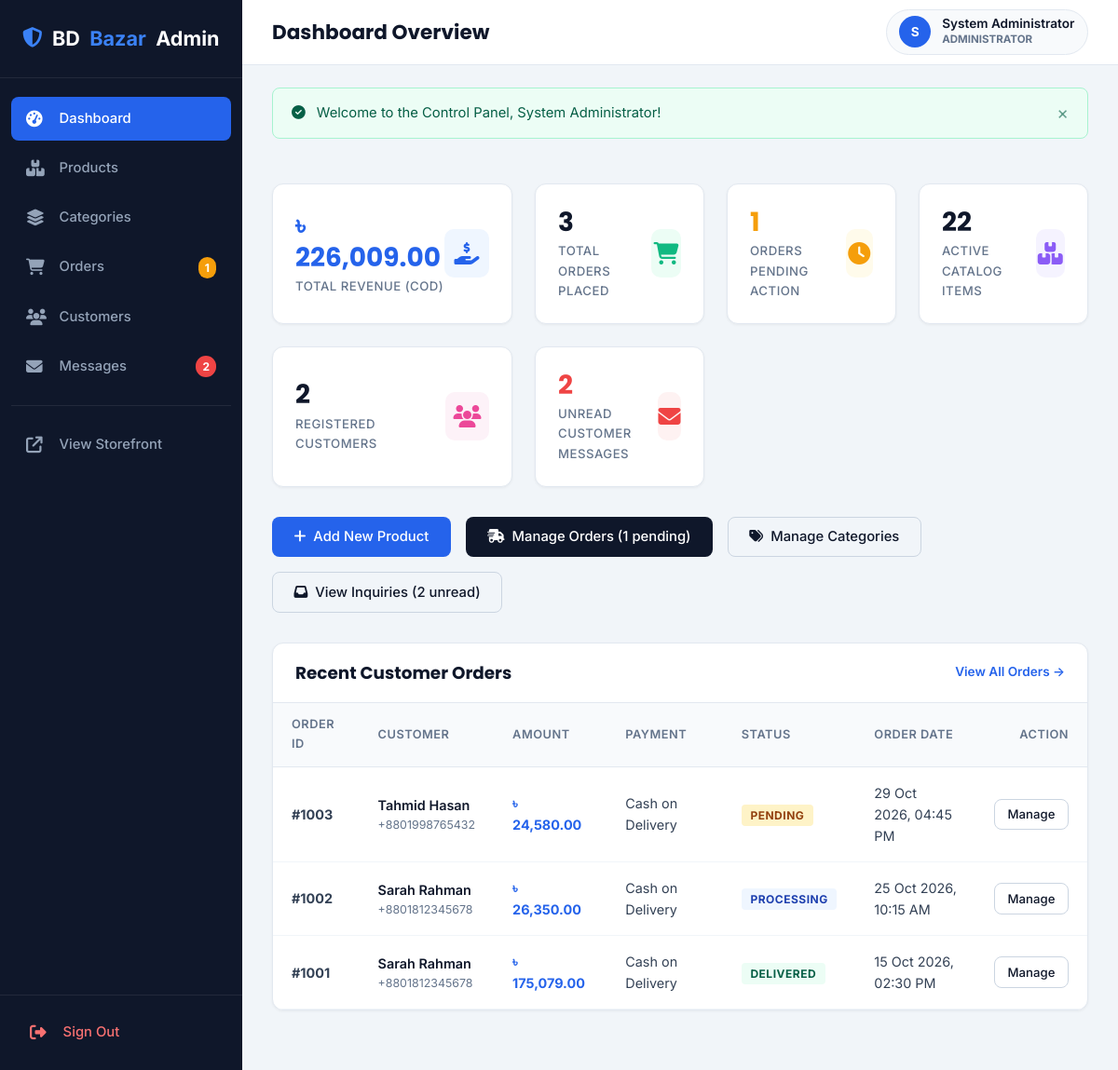
The page /backend/admin/dashboard.php (signed in) on the database its author committed.
### tables this page shows
CREATE TABLE IF NOT EXISTS `orders` (
  `order_id` INT AUTO_INCREMENT PRIMARY KEY,
  `user_id` INT NOT NULL,
  `total_amount` DECIMAL(10, 2) NOT NULL,
  `shipping_name` VARCHAR(100) NOT NULL,
  `shipping_phone` VARCHAR(20) NOT NULL,
  `shipping_address` TEXT NOT NULL,
  `payment_method` VARCHAR(30) DEFAULT 'Cash on Delivery',
  `status` ENUM('pending', 'processing', 'shipped', 'delivered', 'cancelled') DEFAULT 'pending',
  `order_date` TIMESTAMP DEFAULT CURRENT_TIMESTAMP,
  INDEX `idx_orders_user` (`user_id`),
  INDEX `idx_orders_status` (`status`),
  CONSTRAINT `fk_orders_user` FOREIGN KEY (`user_id`) 
    REFERENCES `users` (`user_id`) ON DELETE CASCADE ON UPDATE CASCADE
);

### Backend/includes/functions.php (called while the page is built, shortened)
<?php
function e(?string $value): string {
    return htmlspecialchars($value ?? '', ENT_QUOTES, 'UTF-8');
}
function format_price(float|int|string $amount): string {
    return CURRENCY . ' ' . number_format((float)$amount, 2);
}
function asset_url(string $path): string {
    return BASE_URL . '/' . ltrim($path, '/');
}

### Backend/admin/dashboard.php (the view, shortened to what this page needs)
<?php
require_once __DIR__ . '/../config/config.php';
try {
    $totalCustomers = (int)$pdo->query("SELECT COUNT(*) FROM `users` WHERE `role` = 'customer'")->fetchColumn();
    $totalProducts = (int)$pdo->query("SELECT COUNT(*) FROM `products`")->fetchColumn();
    $totalOrders = (int)$pdo->query("SELECT COUNT(*) FROM `orders`")->fetchColumn();
    $totalRevenue = (float)$pdo->query("SELECT COALESCE(SUM(total_amount), 0) FROM `orders` WHERE `status` != 'cancelled'")->fetchColumn();
    $pendingOrders = (int)$pdo->query("SELECT COUNT(*) FROM `orders` WHERE `status` = 'pending'")->fetchColumn();
    $unreadMessages = (int)$pdo->query("SELECT COUNT(*) FROM `messages` WHERE `is_read` = 0")->fetchColumn();
    $recentStmt = $pdo->query("
        SELECT o.*, u.name AS customer_name, u.email AS customer_email
        FROM `orders` o
        LEFT JOIN `users` u ON o.user_id = u.user_id
        ORDER BY o.order_date DESC
        LIMIT 5
    ");
    $recentOrders = $recentStmt->fetchAll();
} catch (PDOException $e) {
    error_log('Admin dashboard metric error: ' . $e->getMessage());
    $totalCustomers = $totalProducts = $totalOrders = $pendingOrders = $unreadMessages = 0;
    $totalRevenue = 0.0;
    $recentOrders = [];
}
require_once __DIR__ . '/admin_header.php';
?>
<div class="stat-cards-grid">
    <div class="stat-card">
        <div>
            <div class="stat-val" style="color: #2563eb;"><?= format_price($totalRevenue) ?></div>
            <div class="stat-label">Total Revenue (COD)</div>
        </div>
        <div class="stat-icon" style="background-color: #eff6ff; color: #2563eb;">
            <i class="fas fa-hand-holding-dollar"></i>
        </div>
    </div>
    <div class="stat-card">
        <div>
            <div class="stat-val"><?= $totalOrders ?></div>
            <div class="stat-label">Total Orders Placed</div>
        </div>
        <div class="stat-icon" style="background-color: #ecfdf5; color: #10b981;">
            <i class="fas fa-cart-shopping"></i>
        </div>
    </div>
    <div class="stat-card">
        <div>
            <div class="stat-val" style="color: #f59e0b;"><?= $pendingOrders ?></div>
            <div class="stat-label">Orders Pending Action</div>
        </div>
        <div class="stat-icon" style="background-color: #fffbeb; color: #f59e0b;">
            <i class="fas fa-clock"></i>
        </div>
    </div>
    <div class="stat-card">
        <div>
            <div class="stat-val"><?= $totalProducts ?></div>
            <div class="stat-label">Active Catalog Items</div>
        </div>
        <div class="stat-icon" style="background-color: #f5f3ff; color: #8b5cf6;">
            <i class="fas fa-boxes-stacked"></i>
        </div>
    </div>
    <div class="stat-card">
        <div>
            <div class="stat-val"><?= $totalCustomers ?></div>
            <div class="stat-label">Registered Customers</div>
        </div>
        <div class="stat-icon" style="background-color: #fdf2f8; color: #ec4899;">
            <i class="fas fa-users"></i>
        </div>
    </div>
    <div class="stat-card">
        <div>
            <div class="stat-val" style="color: #ef4444;"><?= $unreadMessages ?></div>
            <div class="stat-label">Unread Customer Messages</div>
        </div>
        <div class="stat-icon" style="background-color: #fef2f2; color: #ef4444;">
            <i class="fas fa-envelope"></i>
        </div>
    </div>
</div>
<div style="display: flex; gap: 1rem; margin-bottom: 2rem; flex-wrap: wrap;">
    <a href="<?= asset_url('backend/admin/product_form.php') ?>" class="btn btn-primary">
        <i class="fas fa-plus"></i> Add New Product
    </a>
    <a href="<?= asset_url('backend/admin/orders.php') ?>" class="btn btn-secondary">
        <i class="fas fa-truck-fast"></i> Manage Orders (<?= $pendingOrders ?> pending)
    </a>
    <a href="<?= asset_url('backend/admin/categories.php') ?>" class="btn btn-outline">
        <i class="fas fa-tags"></i> Manage Categories
    </a>
    <a href="<?= asset_url('backend/admin/messages.php') ?>" class="btn btn-outline">
        <i class="fas fa-inbox"></i> View Inquiries (<?= $unreadMessages ?> unread)
    </a>
</div>
<div class="admin-card">
    <div class="admin-card-header">
        <h3 class="admin-card-title">Recent Customer Orders</h3>
        <a href="<?= asset_url('backend/admin/orders.php') ?>" style="font-size: 0.85rem; font-weight: 600; color: #2563eb;">
            View All Orders &rarr;
        </a>
    </div>
    <div class="admin-table-wrap">
        <?php if (empty($recentOrders)): ?>
            <div style="padding: 3rem; text-align: center; color: #64748b;">
                No orders recorded yet.
            </div>
        <?php else: ?>
            <table class="admin-table">
                <thead>
                    <tr>
                        <th>Order ID</th>
                        <th>Customer</th>
                        <th>Amount</th>
                        <th>Payment</th>
                        <th>Status</th>
                        <th>Order Date</th>
                        <th style="text-align: right;">Action</th>
                    </tr>
                </thead>
                <tbody>
                    <?php foreach ($recentOrders as $ro):
                        $badgeStyle = 'background-color: #fef3c7; color: #92400e;';
                        if ($ro['status'] === 'processing') $badgeStyle = 'background-color: #eff6ff; color: #1e40af;';
                        if ($ro['status'] === 'delivered') $badgeStyle = 'background-color: #ecfdf5; color: #065f46;';
                    ?>
                        <tr>
                            <td><strong>#<?= (int)$ro['order_id'] ?></strong></td>
                            <td>
                                <div style="font-weight: 600; color: #0f172a;"><?= e($ro['shipping_name']) ?></div>
                                <div style="font-size: 0.775rem; color: #64748b;"><?= e($ro['shipping_phone']) ?></div>
                            </td>
                            <td style="font-weight: 700; color: #2563eb;"><?= format_price($ro['total_amount']) ?></td>
                            <td><?= e($ro['payment_method']) ?></td>
                            <td>
                                <span class="badge" style="<?= $badgeStyle ?> font-size: 0.75rem;">
                                    <?= ucfirst(e($ro['status'])) ?>
                                </span>
                            </td>
                            <td><?= date('d M Y, h:i A', strtotime($ro['order_date'])) ?></td>
                            <td style="text-align: right;">
                                <a href="<?= asset_url('backend/admin/orders.php?order_id=' . (int)$ro['order_id']) ?>" class="btn btn-outline btn-sm">
                                    Manage
                                </a>
                            </td>
                        </tr>
                    <?php endforeach; ?>
                </tbody>
            </table>
        <?php endif; ?>
    </div>
</div>
<?php require_once __DIR__ . '/admin_footer.php'; ?>

### Frontend/css/style.css (style rules this page uses)
:root { --primary: #2563eb; --primary-hover: #1d4ed8; --primary-light: #eff6ff; --secondary: #0f172a; --secondary-hover: #1e293b; --accent: #f59e0b; --accent-hover: #d97706; --success: #10b981; --danger: #ef4444; --warning: #f59e0b; --info: #3b82f6; --bg-main: #f8fafc; --bg-surface: #ffffff; --bg-subtle: #f1f5f9; --border: #e2e8f0; --border-dark: #cbd5e1; --text-primary: #0f172a; --text-secondary: #475569; --text-muted: #64748b; --text-inverse: #ffffff; --font-heading: 'Poppins', -apple-system, BlinkMacSystemFont, "Segoe UI", Roboto, sans-serif; --font-body: 'Inter', -apple-system, BlinkMacSystemFont, "Segoe UI", Roboto, sans-serif; --radius-sm: 4px; --radius-md: 8px; --radius-lg: 14px; --radius-full: 9999px; --shadow-sm: 0 1px 2px 0 rgba(0, 0, 0, 0.05); --shadow-md: 0 4px 6px -1px rgba(0, 0, 0, 0.08), 0 2px 4px -1px rgba(0, 0, 0, 0.04); --shadow-lg: 0 10px 15px -3px rgba(0, 0, 0, 0.1), 0 4px 6px -2px rgba(0, 0, 0, 0.05); --shadow-xl: 0 20px 25px -5px rgba(0, 0, 0, 0.12), 0 10px 10px -5px rgba(0, 0, 0, 0.04); --transition: all 0.25s ease-in-out; --container-max: 1280px; }
*, *::before, *::after { box-sizing: border-box; margin: 0; padding: 0; }
html { font-size: 16px; scroll-behavior: smooth; }
body { font-family: var(--font-body); color: var(--text-primary); background-color: var(--bg-main); line-height: 1.6; display: flex; flex-direction: column; min-height: 100vh; -webkit-font-smoothing: antialiased; }
a { color: var(--primary); text-decoration: none; transition: var(--transition); }
h1, h2, h3, h4, h5, h6 { font-family: var(--font-heading); color: var(--text-primary); line-height: 1.25; font-weight: 600; }
.btn { display: inline-flex; align-items: center; justify-content: center; gap: 0.5rem; padding: 0.65rem 1.4rem; font-weight: 500; font-size: 0.925rem; border-radius: var(--radius-md); border: 1.5px solid transparent; cursor: pointer; transition: var(--transition); text-align: center; line-height: 1.4; }
.btn-primary { background-color: var(--primary); color: #ffffff; }
.btn-secondary { background-color: var(--secondary); color: #ffffff; }
.btn-outline { background-color: transparent; border-color: var(--border-dark); color: var(--text-primary); }
.btn-sm { padding: 0.4rem 0.85rem; font-size: 0.825rem; }
.badge { padding: 0.25rem 0.6rem; font-size: 0.725rem; font-weight: 700; border-radius: var(--radius-sm); text-transform: uppercase; letter-spacing: 0.5px; }

### Frontend/css/admin.css (style rules this page uses)
.stat-cards-grid { display: grid; grid-template-columns: repeat(4, 1fr); gap: 1.5rem; margin-bottom: 2rem; }
.stat-card { background-color: #ffffff; border: 1px solid #e2e8f0; border-radius: 12px; padding: 1.5rem; display: flex; align-items: center; justify-content: space-between; box-shadow: 0 1px 3px rgba(0,0,0,0.05); }
.stat-icon { width: 52px; height: 52px; border-radius: 10px; display: flex; align-items: center; justify-content: center; font-size: 1.5rem; }
.stat-val { font-size: 1.75rem; font-weight: 700; color: #0f172a; font-family: 'Poppins', sans-serif; line-height: 1.2; }
.stat-label { font-size: 0.825rem; color: #64748b; margin-top: 0.25rem; font-weight: 500; text-transform: uppercase; letter-spacing: 0.5px; }
.admin-card { background-color: #ffffff; border: 1px solid #e2e8f0; border-radius: 12px; box-shadow: 0 1px 3px rgba(0,0,0,0.05); overflow: hidden; margin-bottom: 2rem; }
.admin-card-header { padding: 1.25rem 1.5rem; border-bottom: 1px solid #e2e8f0; display: flex; justify-content: space-between; align-items: center; }
.admin-card-title { font-size: 1.15rem; font-weight: 700; color: #0f172a; }
.admin-table-wrap { overflow-x: auto; }
.admin-table { width: 100%; border-collapse: collapse; font-size: 0.9rem; text-align: left; }
.admin-table th { background-color: #f8fafc; padding: 0.85rem 1.25rem; color: #64748b; font-weight: 600; font-size: 0.8rem; text-transform: uppercase; letter-spacing: 0.5px; border-bottom: 1px solid #e2e8f0; }
.admin-table td { padding: 1rem 1.25rem; border-bottom: 1px solid #f1f5f9; color: #334155; vertical-align: middle; }

### rows shown on the page
orders: order_id "1003", shipping_name "Tahmid Hasan", shipping_phone "+8801998765432", total_amount "৳ 24,580.00", payment_method "Cash on Delivery", status "PENDING", order_date "29 Oct 2026, 04:45 PM"
orders: order_id "1002", shipping_name "Sarah Rahman", shipping_phone "+8801812345678", total_amount "৳ 26,350.00", payment_method "Cash on Delivery", status "PROCESSING", order_date "25 Oct 2026, 10:15 AM"
orders: order_id "1001", shipping_name "Sarah Rahman", shipping_phone "+8801812345678", total_amount "৳ 175,079.00", payment_method "Cash on Delivery", status "DELIVERED", order_date "15 Oct 2026, 02:30 PM"

### other values the page prints
$pendingOrdersCount "1"
$unreadCount "2"
$adminTitle "Dashboard Overview"
substr($adminUser['name'] ?? 'A', 0, 1) "S"
$adminUser['name'] "System Administrator"
$success "Welcome to the Control Panel, System Administrator!"
format_price($totalRevenue) "৳ 226,009.00"
$totalOrders "3"
$pendingOrders "1"
$totalProducts "22"
$totalCustomers "2"
$unreadMessages "2"
